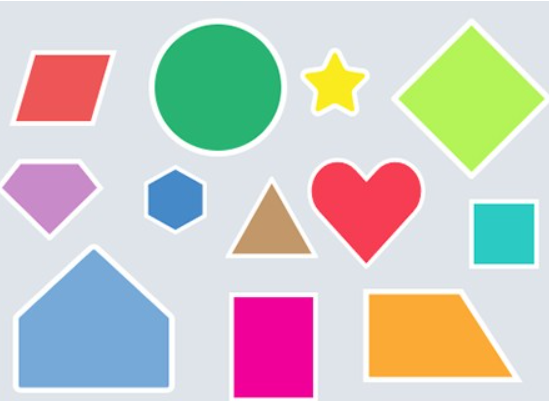
#> input picture shape.png, 549 x 401 px
$ python shape_rec.py
#> lines starting #> are read from the running program, lines starting #| are printed output that depends on the picture; after the words box and inside, x2 and y2 are one past the last pixel; in counts of white or black regions, pixels touching at a corner belong together
import cv2
import pyttsx3
from time import *

engine = pyttsx3.init('sapi5')
voices = engine.getProperty('voices')
engine.setProperty('voice',voices[1].id)

def say(audio):
    engine.say(audio)
    engine.runAndWait()


image = cv2.imread("shape.png")
#> image is the input picture: shape (401, 549, 3); mean B, G, R 196.5, 200.7, 203.2


gray_image = cv2.cvtColor(image,cv2.COLOR_BGR2GRAY)
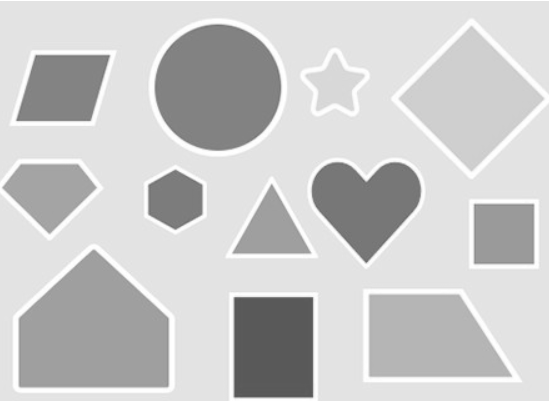
#> gray_image: shape (401, 549); min 86, max 255, mean 200.9

_, thresh_image = cv2.threshold(gray_image,220,255,cv2.THRESH_BINARY)
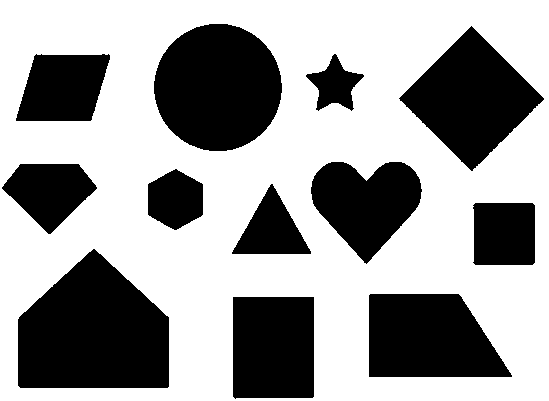
#> thresh_image: shape (401, 549); 61.8% white; 12 black regions

contours, hierarchy = cv2.findContours(thresh_image,cv2.RETR_TREE,cv2.CHAIN_APPROX_SIMPLE)
#> contours = 13 contours; largest, box (x1, y1, x2, y2) and area: (0, 0, 549, 401) 219200, (17, 248, 170, 389) 16038, (153, 23, 283, 152) 12922, (398, 25, 545, 172) 10729, (368, 293, 513, 378) 9913


for i,contour in enumerate(contours):
    if i == 0:
        continue

    epsilon = 0.01*cv2.arcLength(contour,True)
    approx = cv2.approxPolyDP(contour,epsilon,True)

    cv2.drawContours(image,contour,0,(0,0,255),4)

    x,y,w,h = cv2.boundingRect(approx)

    x_mid = int(x+w/3)
    y_mid = int(y+h/1.5)

    coords = (x_mid,y_mid)
    colour = (0,0,255)
    font = cv2.FONT_HERSHEY_DUPLEX

    print(len(approx))
    cv2.imshow("window",image)

    if len(approx) == 11:
        cv2.putText(image,"HEART",coords,font,0.5,colour,1)
    # [6 lines of commented-out code are left out]
    elif len(approx) == 3:
        cv2.putText(image,"TRIANGLE",coords,font,0.5,colour,1)
        say("TRIANGLE")
        sleep(1)
    elif len(approx) == 4:
        cv2.putText(image,"RECTANGLE",coords,font,0.5,colour,1)
        say("RECTANGLE")
        sleep(1)
    elif len(approx) == 5:
        cv2.putText(image,"PENTAGON",coords,font,0.5,colour,1)
        say("PENTAGON")
        sleep(1)
    elif len(approx) == 6:
        cv2.putText(image,"HEXAGON",coords,font,0.5,colour,1)
        say("HEXAGON")
        sleep(1)
    else:
        cv2.putText(image,"CIRCLE",coords,font,0.5,colour,1)
        say("CIRCLE")
        sleep(1)
#> this loop made 13 passes
#> (epsilon, x, y, w, h, x_mid, y_mid) on passes 4, 5, 7, 8, 9, 10, 13: (5, 17, 248, 153, 141, 68, 342), (2.47, 472, 202, 64, 64, 493, 244), (1.99, 147, 168, 57, 63, 166, 210), (2.58, 1, 163, 97, 72, 33, 211), (3.63, 311, 161, 110, 104, 347, 230), (2.14, 305, 53, 60, 59, 325, 92), (4.25, 153, 23, 129, 129, 196, 109)
#> (epsilon, approx, x, y, w, h, x_mid, y_mid) on passes 2, 3, 6, 11, 12: (3.65, [[233, 296], [314, 297], [312, 398], [232, 396]], 232, 296, 83, 103, 259, 364), (4.22, [[368, 295], [458, 293], [512, 376], [369, 377]], 368, 293, 145, 85, 416, 349), (2.55, [[271, 183], [310, 254], [231, 253]], 231, 183, 80, 72, 257, 231), (3.03, [[36, 53], [110, 55], [90, 121], [15, 120]], 15, 53, 96, 69, 47, 99), (4.25, [[471, 25], [544, 98], [472, 171], [398, 98]], 398, 25, 147, 147, 447, 123)
#| 4
#| 4
#| 5
#| 8
#| 3
#| 6
#| 5
#| 10
#> (further printed lines are left out)
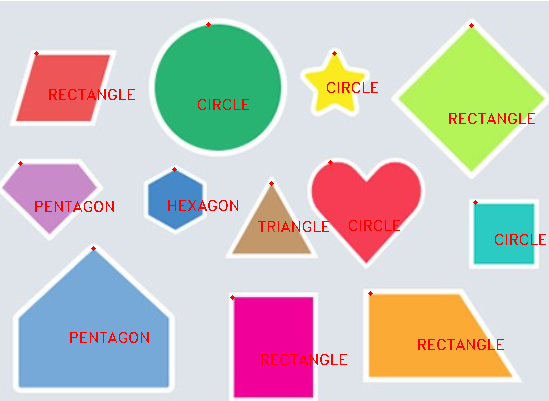
#> image: shape (401, 549, 3); 1.43% of pixels changed, all inside (x1, y1, x2, y2) = (18, 22, 546, 365)

cv2.waitKey(0)
